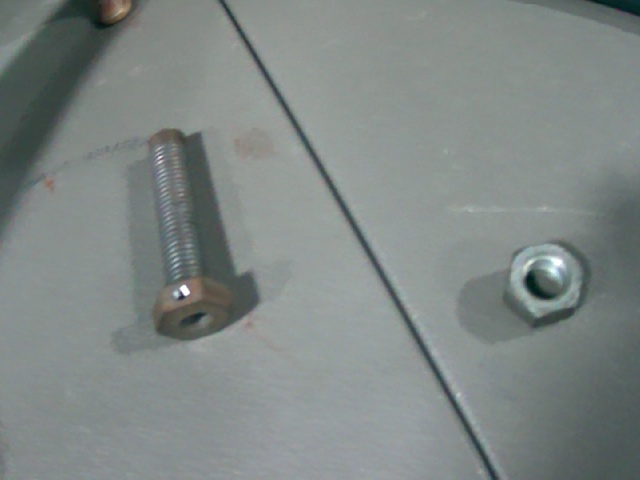
#> input picture capture_0.jpg, 640 x 480 px, given in place of the camera
$ python cv.py
#> lines starting #> are read from the running program, lines starting #| are printed output that depends on the picture; after the words box and inside, x2 and y2 are one past the last pixel; in counts of white or black regions, pixels touching at a corner belong together
import cv2
import time

print("[1/5] Initializing camera...")
# Try index 0 with V4L2 backend
cap = cv2.VideoCapture(0, cv2.CAP_V4L2)

print("[2/5] Checking if camera opened...")
if not cap.isOpened():
    print("ERROR: Camera failed to open at /dev/video0.")
    exit(1)

print("[3/5] Camera opened successfully. Reading first test frame...")
ret, frame = cap.read()
#> frame is the input picture: shape (480, 640, 3); mean B, G, R 133.3, 135.2, 127.6
if not ret:
    print("ERROR: Could not read a frame from camera.")
    cap.release()
    exit(1)

print("[4/5] Frame grabbed successfully! Starting display loop...")

TARGET_FPS = 15
FRAME_TIME = 1.0 / TARGET_FPS
prev_frame_time = time.time()
actual_fps = 0.0

while True:
    frame_start = time.time()
    ret, frame = cap.read()
    if not ret:
        break

    gray = cv2.cvtColor(frame, cv2.COLOR_BGR2GRAY)
    blurred = cv2.GaussianBlur(gray, (5, 5), 0)
    thresh = cv2.adaptiveThreshold(
        blurred, 255, cv2.ADAPTIVE_THRESH_GAUSSIAN_C,
        cv2.THRESH_BINARY_INV, 11, 2
    )
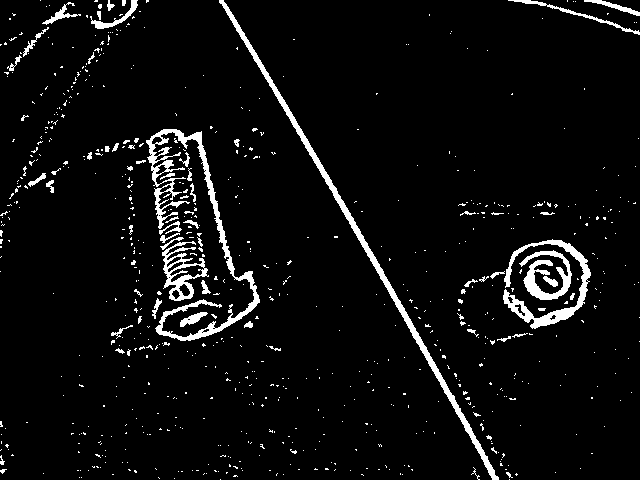
#> thresh: shape (480, 640); 5.1% white; 729 white regions (668 under 20 px)

    contours, _ = cv2.findContours(thresh, cv2.RETR_EXTERNAL, cv2.CHAIN_APPROX_SIMPLE)
#> contours = 729 contours, 697 with area under 20; largest, box (x1, y1, x2, y2) and area: (146, 129, 260, 341) 2570, (219, 0, 499, 480) 2564, (503, 239, 591, 329) 1496, (162, 241, 209, 301) 1258, (519, 250, 572, 300) 872
    display_frame = cv2.cvtColor(gray, cv2.COLOR_GRAY2BGR)

    object_count = 0
    for cnt in contours:
        if cv2.contourArea(cnt) > 1200:
            object_count += 1
            x, y, w, h = cv2.boundingRect(cnt)
            cv2.rectangle(display_frame, (x, y), (x + w, y + h), (0, 255, 0), 2)
#> this loop made 729 passes
#> (x, y, w, h) on passes 423, 426, 605, 723: (162, 241, 47, 60), (503, 239, 88, 90), (146, 129, 114, 212), (219, 0, 280, 480)
#> cnt on passes 1 to 6: [[509, 479]], [[220, 479]], [[174, 478]], [[158, 477], [159, 478]], [[81, 477]], [[79, 477]]
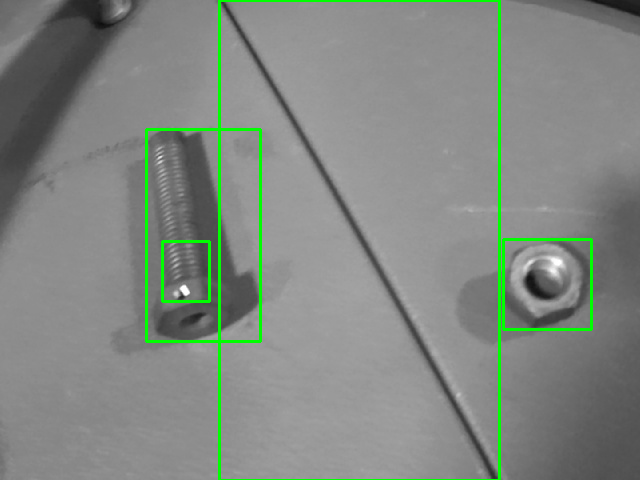
#> display_frame: shape (480, 640, 3); mean B, G, R 129.6, 135.7, 129.6
#> after the loop, object_count = 4

    latency_ms = (time.time() - frame_start) * 1000.0
    cur_t = time.time()
    delta = cur_t - prev_frame_time
    if delta > 0:
        actual_fps = 0.9 * actual_fps + 0.1 * (1.0 / delta)
    prev_frame_time = cur_t

    cv2.rectangle(display_frame, (10, 10), (240, 115), (30, 30, 30), -1)
    cv2.rectangle(display_frame, (10, 10), (240, 115), (0, 255, 255), 1)
    cv2.putText(display_frame, f"FPS: {actual_fps:.1f} / {TARGET_FPS}", (20, 35),
                cv2.FONT_HERSHEY_SIMPLEX, 0.55, (255, 255, 255), 1)
    cv2.putText(display_frame, f"Latency: {latency_ms:.1f} ms", (20, 65),
                cv2.FONT_HERSHEY_SIMPLEX, 0.55, (0, 255, 0), 1)
    cv2.putText(display_frame, f"Objects: {object_count}", (20, 95),
                cv2.FONT_HERSHEY_SIMPLEX, 0.55, (0, 200, 255), 1)
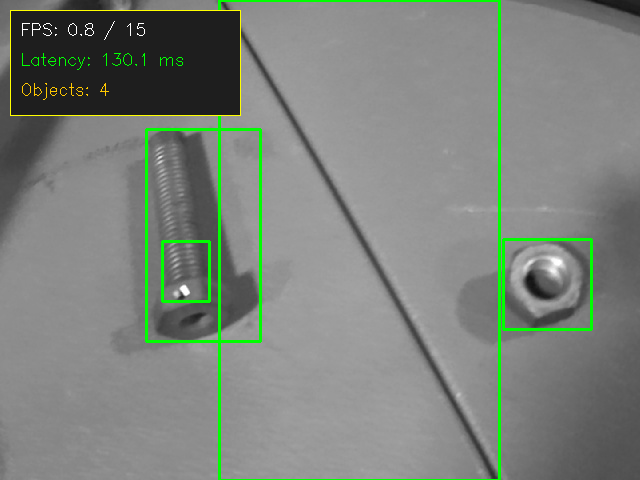
#> display_frame: shape (480, 640, 3); mean B, G, R 123.2, 129.9, 123.9

    cv2.imshow("Grayscale Stream", display_frame)

    elapsed = time.time() - frame_start
    wait_ms = max(1, int((FRAME_TIME - elapsed) * 1000)) if FRAME_TIME > elapsed else 1

    if cv2.waitKey(wait_ms) & 0xFF == ord('q'):
#> (key q is pressed here)
        break

cap.release()
cv2.destroyAllWindows()

$ run again, on capture_7.jpg
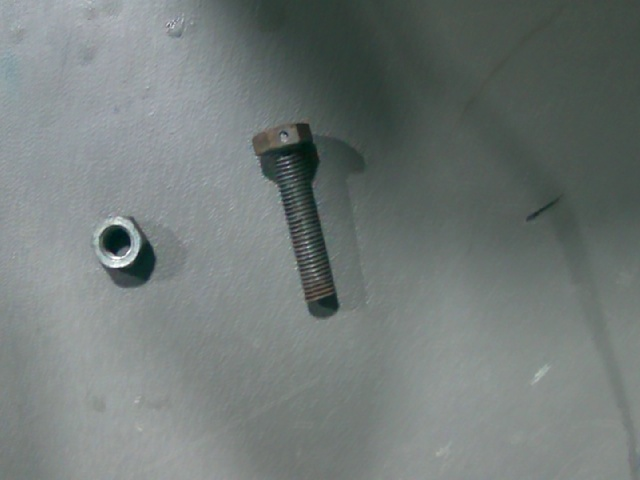
#> input picture capture_7.jpg, 640 x 480 px, given in place of the camera
#> frame is the input picture: shape (480, 640, 3); mean B, G, R 120, 122, 114
#> `thresh = cv2.adaptiveThreshold( blurred, 255, cv2.ADAPTIVE_THRESH_GAUS..`:
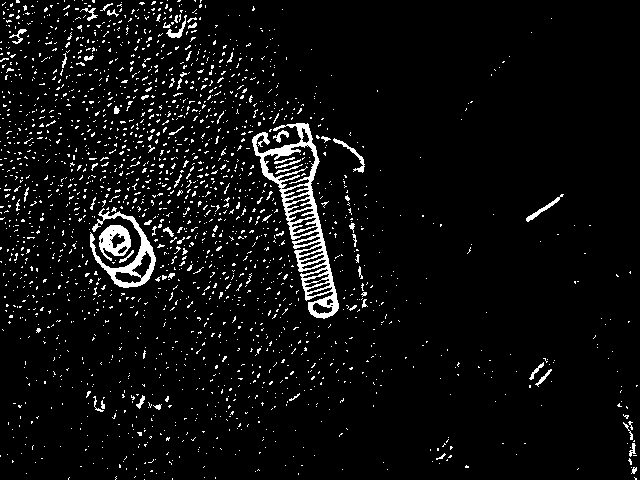
#> thresh: shape (480, 640); 5.4% white in thin lines or dots
#> contours = 2064 contours, 2044 with area under 20; largest, box (x1, y1, x2, y2) and area: (252, 123, 339, 319) 6026, (90, 208, 156, 288) 1492, (99, 225, 131, 261) 742, (333, 138, 365, 173) 124, (526, 194, 564, 222) 123
#> the loop `for cnt in contours:` made 2064 passes
#> (object_count, x, y, w, h) on passes 1040, 1483: (1, 90, 208, 66, 80), (2, 252, 123, 87, 196)
#> after the loop `for cnt in contours:`: object_count = 2
#> `cv2.putText(display_frame, f"Objects: {object_count}", (20, 95), cv2.F..`:
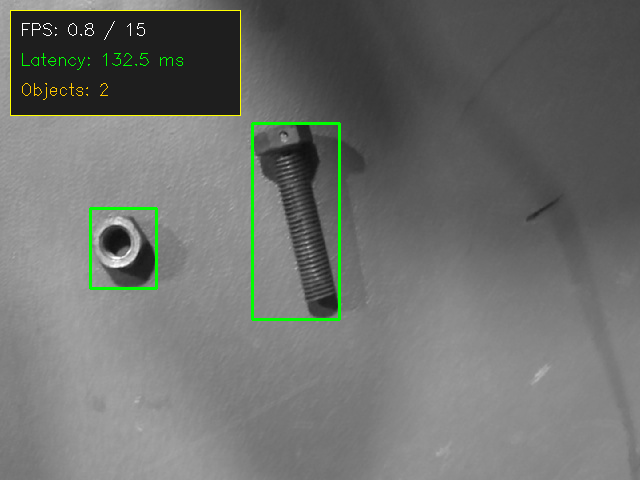
#> display_frame: shape (480, 640, 3); mean B, G, R 108.7, 111.8, 109.4
